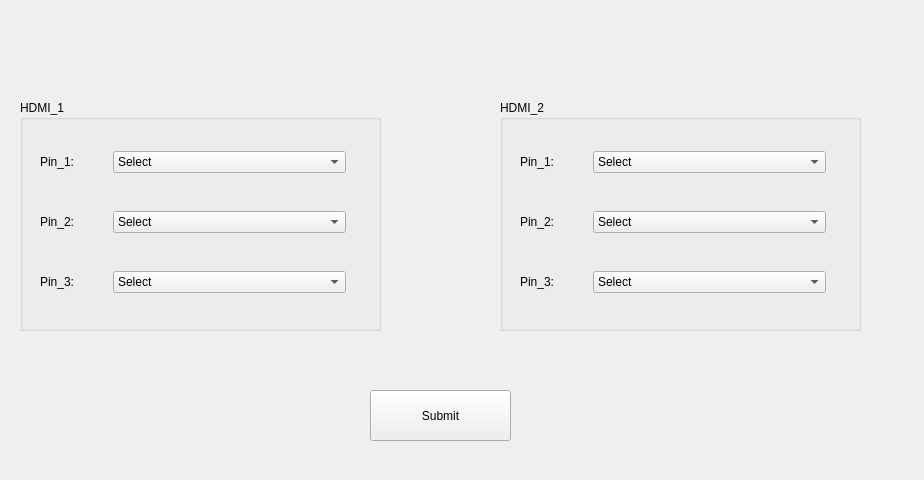
<?xml version="1.0" encoding="UTF-8"?>
<ui version="4.0">
 <class>hdmiConfig</class>
 <widget class="QWidget" name="hdmiConfig">
  <property name="geometry">
   <rect>
    <x>0</x>
    <y>0</y>
    <width>924</width>
    <height>480</height>
   </rect>
  </property>
  <property name="windowTitle">
   <string>Form</string>
  </property>
  <widget class="QGroupBox" name="groupBox_3">
   <property name="geometry">
    <rect>
     <x>20</x>
     <y>100</y>
     <width>361</width>
     <height>231</height>
    </rect>
   </property>
   <property name="title">
    <string>HDMI_1</string>
   </property>
   <widget class="QWidget" name="">
    <property name="geometry">
     <rect>
      <x>20</x>
      <y>110</y>
      <width>306</width>
      <height>24</height>
     </rect>
    </property>
    <layout class="QHBoxLayout" name="horizontalLayout_2">
     <item>
      <widget class="QLabel" name="label_8">
       <property name="text">
        <string>Pin_2:</string>
       </property>
      </widget>
     </item>
     <item>
      <widget class="QComboBox" name="hdmi1Pin2ComboBox">
       <item>
        <property name="text">
         <string>Select</string>
        </property>
       </item>
       <item>
        <property name="text">
         <string>External_Shutter [Input]</string>
        </property>
       </item>
       <item>
        <property name="text">
         <string>Inhibit_Shutter [Input]</string>
        </property>
       </item>
       <item>
        <property name="text">
         <string>Shutter_Out [Output]</string>
        </property>
       </item>
       <item>
        <property name="text">
         <string>Shutter_AND_Inhibit_Shutter [Output] </string>
        </property>
       </item>
       <item>
        <property name="text">
         <string>Couter_Select [Output]</string>
        </property>
       </item>
      </widget>
     </item>
    </layout>
   </widget>
   <widget class="QWidget" name="">
    <property name="geometry">
     <rect>
      <x>20</x>
      <y>170</y>
      <width>306</width>
      <height>24</height>
     </rect>
    </property>
    <layout class="QHBoxLayout" name="horizontalLayout_3">
     <item>
      <widget class="QLabel" name="label_9">
       <property name="text">
        <string>Pin_3:</string>
       </property>
      </widget>
     </item>
     <item>
      <widget class="QComboBox" name="hdmi1Pin3ComboBox">
       <item>
        <property name="text">
         <string>Select</string>
        </property>
       </item>
       <item>
        <property name="text">
         <string>External_Shutter [Input]</string>
        </property>
       </item>
       <item>
        <property name="text">
         <string>Inhibit_Shutter [Input]</string>
        </property>
       </item>
       <item>
        <property name="text">
         <string>Shutter_Out [Output]</string>
        </property>
       </item>
       <item>
        <property name="text">
         <string>Shutter_AND_Inhibit_Shutter [Output] </string>
        </property>
       </item>
       <item>
        <property name="text">
         <string>Couter_Select [Output]</string>
        </property>
       </item>
      </widget>
     </item>
    </layout>
   </widget>
   <widget class="QWidget" name="">
    <property name="geometry">
     <rect>
      <x>20</x>
      <y>50</y>
      <width>306</width>
      <height>24</height>
     </rect>
    </property>
    <layout class="QHBoxLayout" name="horizontalLayout">
     <item>
      <widget class="QLabel" name="label_7">
       <property name="text">
        <string>Pin_1:</string>
       </property>
      </widget>
     </item>
     <item>
      <widget class="QComboBox" name="hdmi1Pin1ComboBox">
       <item>
        <property name="text">
         <string>Select</string>
        </property>
       </item>
       <item>
        <property name="text">
         <string>External_Shutter [Input]</string>
        </property>
       </item>
       <item>
        <property name="text">
         <string>Inhibit_Shutter [Input]</string>
        </property>
       </item>
       <item>
        <property name="text">
         <string>Shutter_Out [Output]</string>
        </property>
       </item>
       <item>
        <property name="text">
         <string>Shutter_AND_Inhibit_Shutter [Output] </string>
        </property>
       </item>
       <item>
        <property name="text">
         <string>Couter_Select [Output]</string>
        </property>
       </item>
      </widget>
     </item>
    </layout>
   </widget>
  </widget>
  <widget class="QGroupBox" name="groupBox_4">
   <property name="geometry">
    <rect>
     <x>500</x>
     <y>100</y>
     <width>361</width>
     <height>231</height>
    </rect>
   </property>
   <property name="title">
    <string>HDMI_2</string>
   </property>
   <widget class="QWidget" name="">
    <property name="geometry">
     <rect>
      <x>20</x>
      <y>50</y>
      <width>306</width>
      <height>24</height>
     </rect>
    </property>
    <layout class="QHBoxLayout" name="horizontalLayout_4">
     <item>
      <widget class="QLabel" name="label_19">
       <property name="text">
        <string>Pin_1:</string>
       </property>
      </widget>
     </item>
     <item>
      <widget class="QComboBox" name="hdmi2Pin1ComboBox">
       <item>
        <property name="text">
         <string>Select</string>
        </property>
       </item>
       <item>
        <property name="text">
         <string>External_Shutter [Input]</string>
        </property>
       </item>
       <item>
        <property name="text">
         <string>Inhibit_Shutter [Input]</string>
        </property>
       </item>
       <item>
        <property name="text">
         <string>Shutter_Out [Output]</string>
        </property>
       </item>
       <item>
        <property name="text">
         <string>Shutter_AND_Inhibit_Shutter [Output] </string>
        </property>
       </item>
       <item>
        <property name="text">
         <string>Couter_Select [Output]</string>
        </property>
       </item>
      </widget>
     </item>
    </layout>
   </widget>
   <widget class="QWidget" name="">
    <property name="geometry">
     <rect>
      <x>20</x>
      <y>110</y>
      <width>306</width>
      <height>24</height>
     </rect>
    </property>
    <layout class="QHBoxLayout" name="horizontalLayout_5">
     <item>
      <widget class="QLabel" name="label_20">
       <property name="text">
        <string>Pin_2:</string>
       </property>
      </widget>
     </item>
     <item>
      <widget class="QComboBox" name="hdmi2Pin2ComboBox">
       <item>
        <property name="text">
         <string>Select</string>
        </property>
       </item>
       <item>
        <property name="text">
         <string>External_Shutter [Input]</string>
        </property>
       </item>
       <item>
        <property name="text">
         <string>Inhibit_Shutter [Input]</string>
        </property>
       </item>
       <item>
        <property name="text">
         <string>Shutter_Out [Output]</string>
        </property>
       </item>
       <item>
        <property name="text">
         <string>Shutter_AND_Inhibit_Shutter [Output] </string>
        </property>
       </item>
       <item>
        <property name="text">
         <string>Couter_Select [Output]</string>
        </property>
       </item>
      </widget>
     </item>
    </layout>
   </widget>
   <widget class="QWidget" name="">
    <property name="geometry">
     <rect>
      <x>20</x>
      <y>170</y>
      <width>306</width>
      <height>24</height>
     </rect>
    </property>
    <layout class="QHBoxLayout" name="horizontalLayout_6">
     <item>
      <widget class="QLabel" name="label_21">
       <property name="text">
        <string>Pin_3:</string>
       </property>
      </widget>
     </item>
     <item>
      <widget class="QComboBox" name="hdmi2Pin3ComboBox">
       <item>
        <property name="text">
         <string>Select</string>
        </property>
       </item>
       <item>
        <property name="text">
         <string>External_Shutter [Input]</string>
        </property>
       </item>
       <item>
        <property name="text">
         <string>Inhibit_Shutter [Input]</string>
        </property>
       </item>
       <item>
        <property name="text">
         <string>Shutter_Out [Output]</string>
        </property>
       </item>
       <item>
        <property name="text">
         <string>Shutter_AND_Inhibit_Shutter [Output] </string>
        </property>
       </item>
       <item>
        <property name="text">
         <string>Couter_Select [Output]</string>
        </property>
       </item>
      </widget>
     </item>
    </layout>
   </widget>
  </widget>
  <widget class="QPushButton" name="submitPb">
   <property name="geometry">
    <rect>
     <x>370</x>
     <y>390</y>
     <width>141</width>
     <height>51</height>
    </rect>
   </property>
   <property name="text">
    <string>Submit</string>
   </property>
  </widget>
 </widget>
 <resources/>
 <connections/>
</ui>
